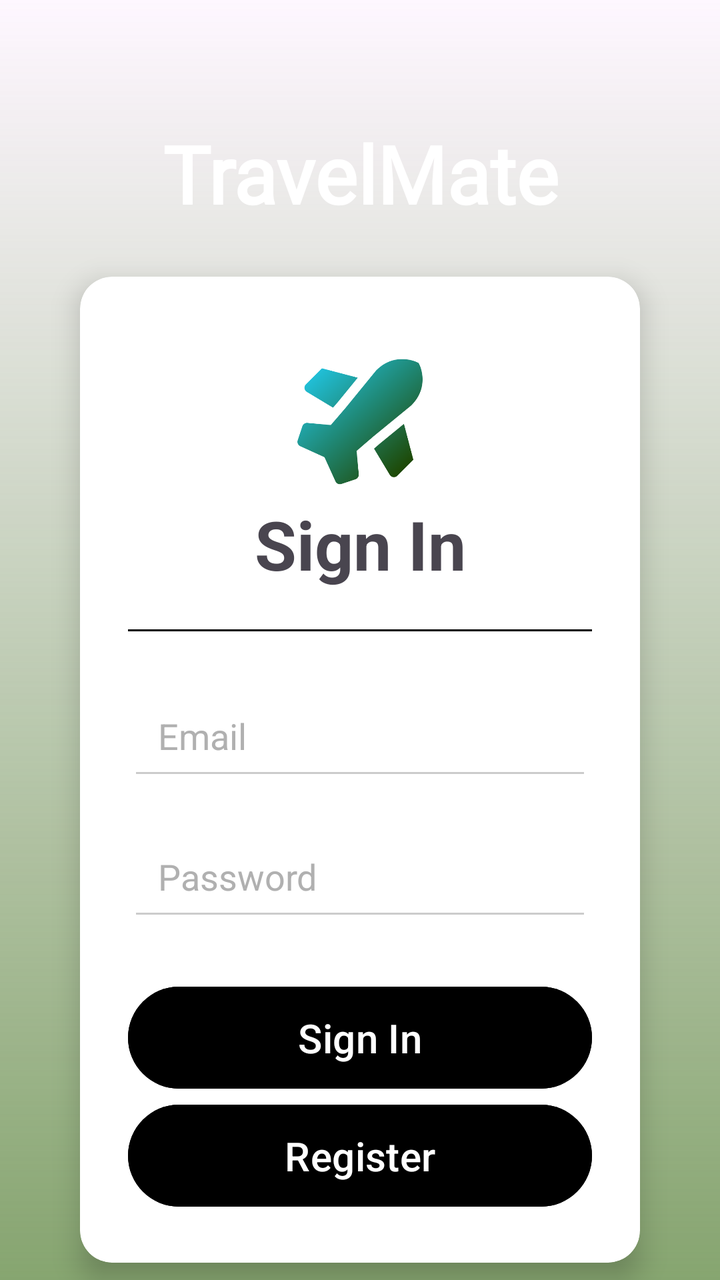
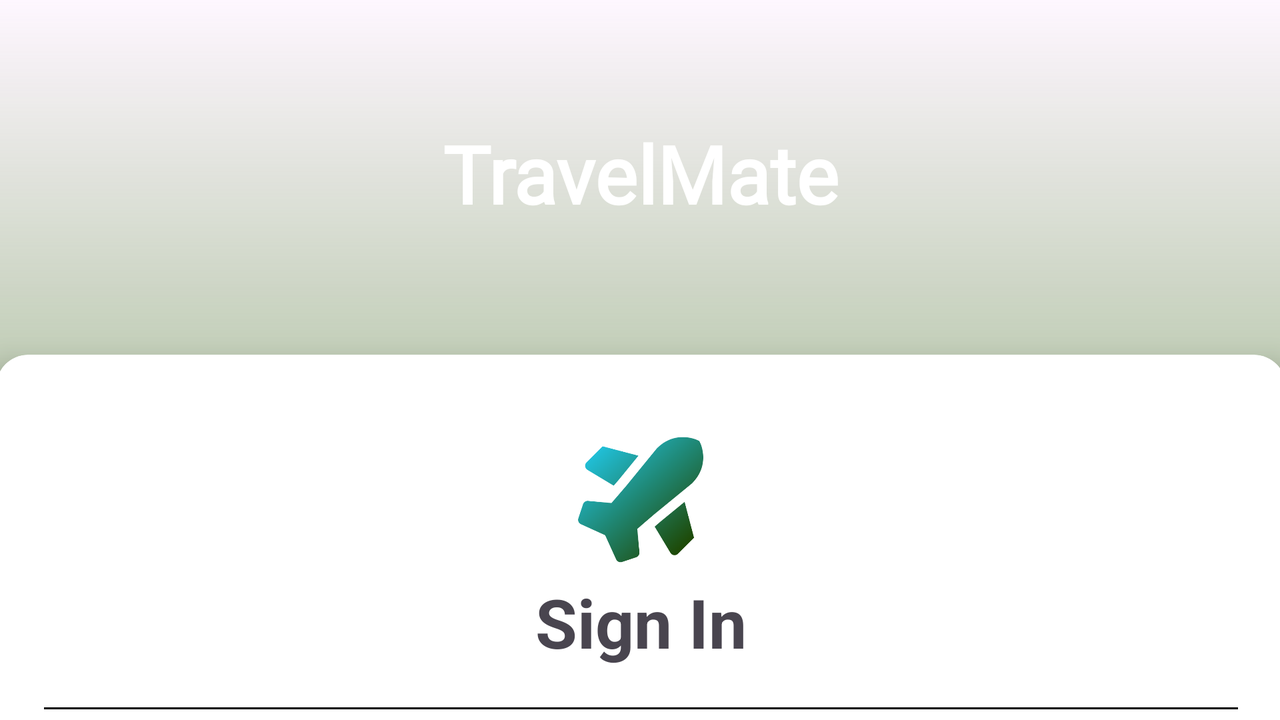

One screen, two layout resources from the same app: the default and the repository's alternative for another configuration. Each is rendered where Android would select it; the XML of both is given below.
<!-- AndroidManifest.xml: application theme Theme.TravelMate -->
<!-- res/layout/activity_sign_in.xml -->
<?xml version="1.0" encoding="utf-8"?>
<androidx.constraintlayout.widget.ConstraintLayout xmlns:android="http://schemas.android.com/apk/res/android"
    xmlns:app="http://schemas.android.com/apk/res-auto"
    xmlns:tools="http://schemas.android.com/tools"
    android:id="@+id/main"
    android:layout_width="match_parent"
    android:layout_height="match_parent"
    tools:context=".SignInActivity">

    
    <ImageView
        android:id="@+id/imageView3"
        android:layout_width="match_parent"
        android:layout_height="match_parent"
        android:scaleType="centerCrop"
        app:layout_constraintBottom_toBottomOf="parent"
        app:layout_constraintEnd_toEndOf="parent"
        app:layout_constraintStart_toStartOf="parent"
        app:srcCompat="@drawable/img_02" />

    
    <View
        android:layout_width="match_parent"
        android:layout_height="match_parent"
        android:background="@drawable/brown_gradient"
        app:layout_constraintTop_toTopOf="parent"
        app:layout_constraintBottom_toBottomOf="parent"
        app:layout_constraintStart_toStartOf="parent"
        app:layout_constraintEnd_toEndOf="parent" />

    
    <TextView
        android:id="@+id/textView3"
        android:layout_width="wrap_content"
        android:layout_height="wrap_content"
        android:layout_marginTop="60dp"
        android:fontFamily="@font/synemono_regular"
        android:text="@string/app_name"
        android:textAlignment="center"
        android:textColor="@color/white"
        android:textSize="40sp"
        android:textStyle="bold"
        app:layout_constraintEnd_toEndOf="parent"
        app:layout_constraintStart_toStartOf="parent"
        app:layout_constraintTop_toTopOf="parent" />

    
    <ScrollView
        android:layout_width="0dp"
        android:layout_height="wrap_content"
        android:layout_marginTop="32dp"
        android:layout_marginBottom="16dp"
        app:layout_constraintBottom_toBottomOf="parent"
        app:layout_constraintEnd_toEndOf="parent"
        app:layout_constraintStart_toStartOf="parent"
        app:layout_constraintTop_toBottomOf="@+id/textView3">

        <LinearLayout
            android:layout_width="match_parent"
            android:layout_height="wrap_content"
            android:orientation="vertical"
            android:padding="16dp">

            
            <androidx.cardview.widget.CardView
                android:layout_width="match_parent"
                android:layout_height="wrap_content"
                android:layout_marginStart="24dp"
                android:layout_marginTop="32dp"
                android:layout_marginEnd="24dp"
                android:layout_marginBottom="32dp"
                android:background="@drawable/brown_gradient"
                app:cardBackgroundColor="@color/white"
                app:cardCornerRadius="16dp"
                app:cardElevation="8dp"
                app:contentPadding="24dp">

                <LinearLayout
                    android:layout_width="match_parent"
                    android:layout_height="wrap_content"
                    android:gravity="center"
                    android:orientation="vertical">

                    
                    <ImageView
                        android:id="@+id/imageView2"
                        android:layout_width="140dp"
                        android:layout_height="77dp"
                        android:layout_marginTop="10dp"
                        app:srcCompat="@drawable/tr" />

                    <TextView
                        android:id="@+id/textView7"
                        android:layout_width="match_parent"
                        android:layout_height="wrap_content"
                        android:layout_marginBottom="20dp"
                        android:text="@string/txt05"
                        android:textAlignment="center"
                        android:textSize="34sp"
                        android:textStyle="bold" />

                    <View
                        android:layout_width="match_parent"
                        android:layout_height="1dp"
                        android:layout_marginBottom="25dp"
                        android:background="#000000" />

                    <androidx.appcompat.widget.AppCompatEditText
                        android:id="@+id/signEmail"
                        android:layout_width="match_parent"
                        android:layout_height="wrap_content"
                        android:layout_marginBottom="16dp"
                        android:backgroundTint="#CCCCCC"
                        android:hint="@string/emailReg"
                        android:inputType="textEmailAddress"
                        android:padding="15dp"
                        android:textColor="#000000"
                        android:textColorHint="#B0B0B0"
                        android:textSize="18sp" />

                    
                    <androidx.appcompat.widget.AppCompatEditText
                        android:id="@+id/signPassword"
                        android:layout_width="match_parent"
                        android:layout_height="wrap_content"
                        android:layout_marginBottom="24dp"
                        android:backgroundTint="#CCCCCC"
                        android:hint="@string/passwordReg"
                        android:inputType="textPassword"
                        android:padding="15dp"
                        android:textColor="#000000"
                        android:textColorHint="#B0B0B0"
                        android:textSize="18sp" />

                    
                    <Button
                        android:id="@+id/signInButton"
                        android:layout_width="match_parent"
                        android:layout_height="wrap_content"
                        android:backgroundTint="@color/black"
                        android:padding="12dp"
                        android:text="@string/txt05"
                        android:textColor="@android:color/white"
                        android:textSize="20sp" />

                    
                    <Button
                        android:id="@+id/signInButton2"
                        android:layout_width="match_parent"
                        android:layout_height="wrap_content"
                        android:backgroundTint="@color/black"
                        android:padding="12dp"
                        android:text="@string/txt06"
                        android:textColor="@android:color/white"
                        android:textSize="20sp" />

                </LinearLayout>
            </androidx.cardview.widget.CardView>

        </LinearLayout>
    </ScrollView>

</androidx.constraintlayout.widget.ConstraintLayout>
<!-- resources referenced by this layout -->
<resources>
  <color name="black">#FF000000</color>
  <color name="white">#FFFFFFFF</color>
  <!-- drawable brown_gradient (drawable) -->
  <?xml version="1.0" encoding="utf-8"?>
  <shape xmlns:android="http://schemas.android.com/apk/res/android">
      <gradient
          android:angle="90"
          android:startColor="#CC68904C"
      android:endColor="#00000000"
      android:type="linear" />
  </shape>
  <!-- drawable tr: png bitmap (drawable, 29745 bytes) -->
  <string name="app_name">TravelMate</string>
  <string name="emailReg">Email</string>
  <string name="passwordReg">Password</string>
  <string name="txt05">Sign In</string>
  <string name="txt06">Register</string>
  <style name="Theme.TravelMate" parent="Base.Theme.TravelMate" />
  <style name="Base.Theme.TravelMate" parent="Theme.Material3.DayNight.NoActionBar">
          
          
          <item name="colorPrimary">@color/green01</item>
      </style>
  <color name="green01">#27ae60</color>
</resources>
<!-- res/layout-land/activity_sign_in.xml (the repository's variant of the layout above) -->
<!-- drawn on the phone turned sideways -->
<?xml version="1.0" encoding="utf-8"?>
<androidx.constraintlayout.widget.ConstraintLayout xmlns:android="http://schemas.android.com/apk/res/android"
    xmlns:app="http://schemas.android.com/apk/res-auto"
    xmlns:tools="http://schemas.android.com/tools"
    android:id="@+id/main"
    android:layout_width="match_parent"
    android:layout_height="match_parent"
    tools:context=".SignInActivity">

    
    <ImageView
        android:id="@+id/imageView3"
        android:layout_width="match_parent"
        android:layout_height="match_parent"
        android:scaleType="centerCrop"
        app:layout_constraintBottom_toBottomOf="parent"
        app:layout_constraintEnd_toEndOf="parent"
        app:layout_constraintStart_toStartOf="parent"
        app:srcCompat="@drawable/img_02" />

    
    <View
        android:layout_width="match_parent"
        android:layout_height="match_parent"
        android:background="@drawable/brown_gradient"
        app:layout_constraintTop_toTopOf="parent"
        app:layout_constraintBottom_toBottomOf="parent"
        app:layout_constraintStart_toStartOf="parent"
        app:layout_constraintEnd_toEndOf="parent" />

    
    <TextView
        android:id="@+id/textView3"
        android:layout_width="wrap_content"
        android:layout_height="wrap_content"
        android:layout_marginTop="60dp"
        android:fontFamily="@font/synemono_regular"
        android:text="@string/app_name"
        android:textAlignment="center"
        android:textColor="@color/white"
        android:textSize="40sp"
        android:textStyle="bold"
        app:layout_constraintEnd_toEndOf="parent"
        app:layout_constraintStart_toStartOf="parent"
        app:layout_constraintTop_toTopOf="parent" />

    
    <ScrollView
        android:layout_width="725dp"
        android:layout_height="290dp"
        android:layout_marginTop="16dp"
        app:layout_constraintEnd_toEndOf="parent"
        app:layout_constraintStart_toStartOf="parent"
        app:layout_constraintTop_toBottomOf="@+id/textView3">

        <LinearLayout
            android:layout_width="match_parent"
            android:layout_height="wrap_content"
            android:orientation="vertical"
            android:padding="16dp">

            
            <androidx.cardview.widget.CardView
                android:layout_width="match_parent"
                android:layout_height="wrap_content"
                android:layout_marginStart="24dp"
                android:layout_marginTop="32dp"
                android:layout_marginEnd="24dp"
                android:layout_marginBottom="32dp"
                android:background="@drawable/brown_gradient"
                app:cardBackgroundColor="@color/white"
                app:cardCornerRadius="16dp"
                app:cardElevation="8dp"
                app:contentPadding="24dp">

                <LinearLayout
                    android:layout_width="match_parent"
                    android:layout_height="wrap_content"
                    android:gravity="center"
                    android:orientation="vertical">

                    
                    <ImageView
                        android:id="@+id/imageView2"
                        android:layout_width="140dp"
                        android:layout_height="77dp"
                        android:layout_marginTop="10dp"
                        app:srcCompat="@drawable/tr" />

                    <TextView
                        android:id="@+id/textView7"
                        android:layout_width="match_parent"
                        android:layout_height="wrap_content"
                        android:layout_marginBottom="20dp"
                        android:text="@string/txt05"
                        android:textAlignment="center"
                        android:textSize="34sp"
                        android:textStyle="bold" />

                    <View
                        android:layout_width="match_parent"
                        android:layout_height="1dp"
                        android:layout_marginBottom="25dp"
                        android:background="#000000" />

                    <androidx.appcompat.widget.AppCompatEditText
                        android:id="@+id/signEmail"
                        android:layout_width="match_parent"
                        android:layout_height="wrap_content"
                        android:layout_marginBottom="16dp"
                        android:backgroundTint="#CCCCCC"
                        android:hint="Email"
                        android:inputType="textEmailAddress"
                        android:padding="15dp"
                        android:textColor="#000000"
                        android:textColorHint="#B0B0B0"
                        android:textSize="18sp" />

                    
                    <androidx.appcompat.widget.AppCompatEditText
                        android:id="@+id/signPassword"
                        android:layout_width="match_parent"
                        android:layout_height="wrap_content"
                        android:layout_marginBottom="24dp"
                        android:backgroundTint="#CCCCCC"
                        android:hint="Password"
                        android:inputType="textPassword"
                        android:padding="15dp"
                        android:textColor="#000000"
                        android:textColorHint="#B0B0B0"
                        android:textSize="18sp" />

                    
                    <Button
                        android:id="@+id/signInButton"
                        android:layout_width="match_parent"
                        android:layout_height="wrap_content"
                        android:backgroundTint="@color/black"
                        android:padding="12dp"
                        android:text="@string/txt05"
                        android:textColor="@android:color/white"
                        android:textSize="20sp" />

                    
                    <Button
                        android:id="@+id/signInButton2"
                        android:layout_width="match_parent"
                        android:layout_height="wrap_content"
                        android:backgroundTint="@color/black"
                        android:padding="12dp"
                        android:text="@string/txt06"
                        android:textColor="@android:color/white"
                        android:textSize="20sp" />

                </LinearLayout>
            </androidx.cardview.widget.CardView>

        </LinearLayout>
    </ScrollView>

</androidx.constraintlayout.widget.ConstraintLayout>
<!-- resources referenced by the variant -->
<!-- as the phone turned sideways resolves them -->
<resources>
  <color name="black">#FF000000</color>
  <color name="white">#FFFFFFFF</color>
  <!-- drawable brown_gradient (drawable) -->
  <?xml version="1.0" encoding="utf-8"?>
  <shape xmlns:android="http://schemas.android.com/apk/res/android">
      <gradient
          android:angle="90"
          android:startColor="#CC68904C"
      android:endColor="#00000000"
      android:type="linear" />
  </shape>
  <!-- drawable tr: png bitmap (drawable, 29745 bytes) -->
  <string name="app_name">TravelMate</string>
  <string name="txt05">Sign In</string>
  <string name="txt06">Register</string>
  <style name="Theme.TravelMate" parent="Base.Theme.TravelMate" />
  <style name="Base.Theme.TravelMate" parent="Theme.Material3.DayNight.NoActionBar">
          
          
          <item name="colorPrimary">@color/green01</item>
      </style>
  <color name="green01">#27ae60</color>
</resources>
